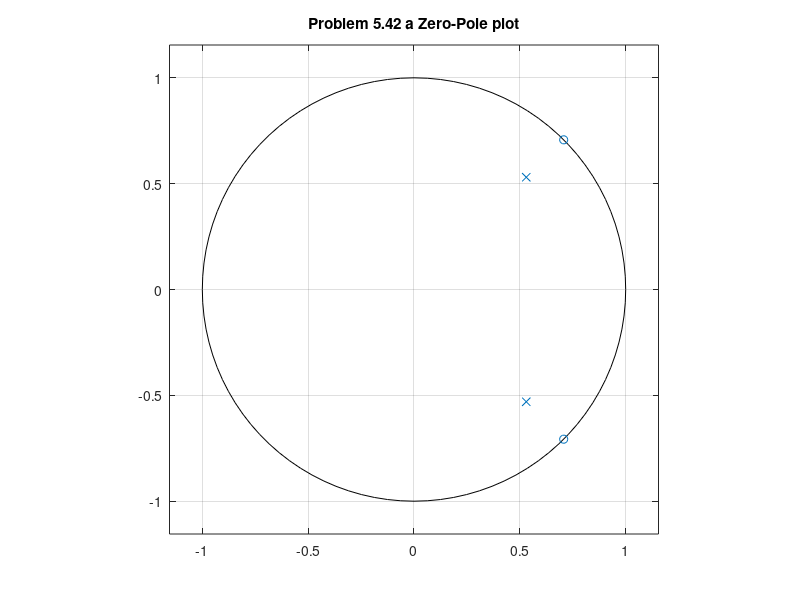
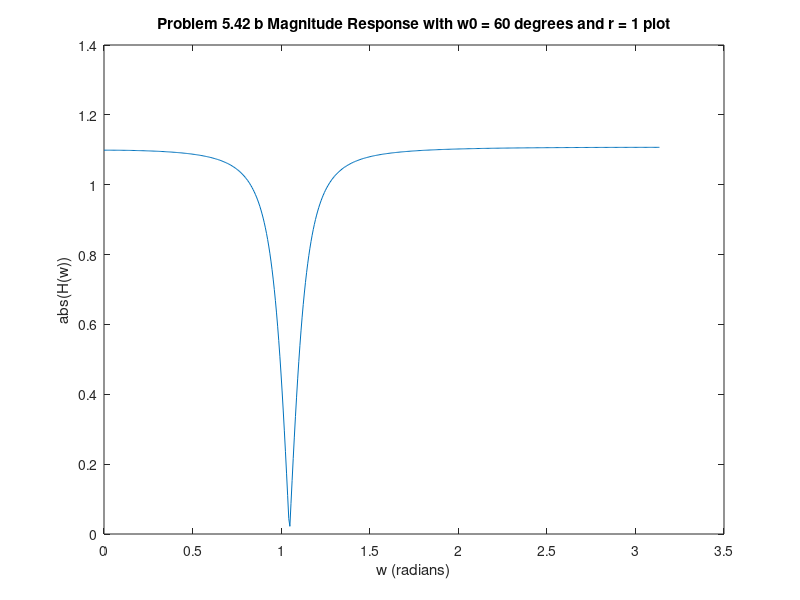

The MATLAB source for these figures, in order:
%Author: Brian Wilcox
%Date: 2/20/2017
%Class: EECE 5666
%Problem 5.42

%Part a
%set b0 = 1
b0 = 1;
%Set r = 0.9
r = 0.75;
%Set w0 = pi/4;
w0 = pi/4;
%Define b and a for the zplane plot
b = b0*[1 -(exp(1i*w0)+exp(1i*-w0)) 1];
a = [1 -r*(exp(1i*w0)+exp(1i*-w0)) r*r];
zplane(b,a)
title('Problem 5.42 a Zero-Pole plot')

%Part b
%set b0 = 1
b0 = 1;
%Set r = 0.99
r = 0.9;
%set w0 = 60 degrees = pi/3
w0 = pi/3;
%Define b and a for the zplane plot
b = b0*[1 -(exp(1i*w0)+exp(1i*-w0)) 1];
a = [1 -r*(exp(1i*w0)+exp(1i*-w0)) r*r];
[H,w] = freqz(b,a,500);
figure(2)
mag = abs(H);
plot(w,mag)
xlabel('w (radians)')
ylabel('abs(H(w))')
title('Problem 5.42 b Magnitude Response with w0 = 60 degrees and r = 1 plot')